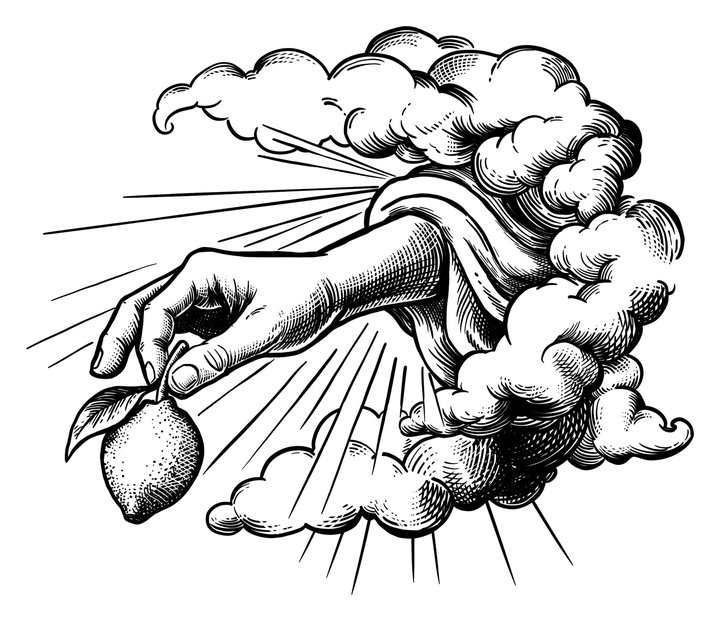
#> input picture img/05fe57c65532ad85f1f889045f1e649a.jpg, 720 x 621 px
$ python -i save_art.py   (imports and definitions only)
#> lines starting #> are read from the running program, lines starting #| are printed output that depends on the picture
"""Save strain art sent by the website script (Art.gs / ArtSave.gs) into the site.

The script drops pairs into incoming/:  <slug>-<time>.jpg  (the Drive picture)  +  <slug>-<time>.json  ({"name": ..., "image": ...})
For each pair this trims the white border, sizes it like the rest of the strain art (720 px max, 26 px white margin),
saves it as img/<md5>.jpg, adds the strain to IMG / EXT in assets/site.js, bumps the site.js cache-buster in every page,
and removes the pair from incoming/. It only ever ADDS art for a strain that has none: existing art is never replaced.
"""
import glob, hashlib, io, json, os, re, sys, time
from PIL import Image

ROOT = os.path.abspath(os.path.join(os.path.dirname(__file__), '..', '..'))
SITE = os.path.join(ROOT, 'assets', 'site.js')
MAX, PAD = 720, 26


def web_copy(path):
    im = Image.open(path)
#> im is the input picture: PIL image 720x621 RGB; min 0, max 255, mean 212.7
    if im.mode in ('RGBA', 'LA', 'P'):
        im = im.convert('RGBA'); bg = Image.new('RGB', im.size, 'white'); bg.paste(im, mask=im.split()[-1]); im = bg
    im = im.convert('RGB')
    box = im.convert('L').point(lambda x: 255 if x < 235 else 0).getbbox()
#> box = (26, 26, 694, 595)
    if box: im = im.crop(box)
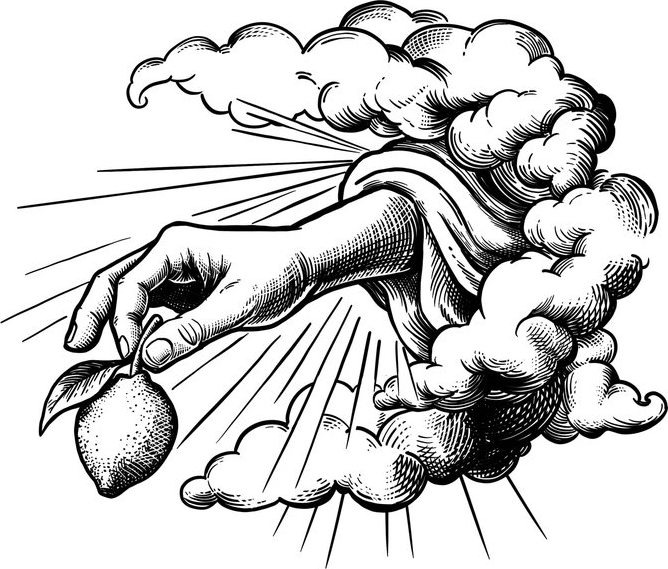
#> im: PIL image 668x569 RGB; min 0, max 255, mean 205.2
    im.thumbnail((MAX - 2 * PAD, MAX - 2 * PAD), Image.LANCZOS)
    out = Image.new('RGB', (im.width + 2 * PAD, im.height + 2 * PAD), 'white'); out.paste(im, (PAD, PAD))
#> after `out = Image.new('RGB', (im.width + 2 * PAD, im.height + 2 * PAD), 'whi`: out: PIL image 720x621 RGB; every value is 255
    b = io.BytesIO(); out.save(b, 'JPEG', quality=85, optimize=True, progressive=True)
    return b.getvalue(), out.size


def main():
    pairs = sorted(glob.glob(os.path.join(ROOT, 'incoming', '*.json')))
    if not pairs: print('Nothing in incoming/.'); return
    s = open(SITE, encoding='utf-8').read()
    img = json.loads(re.search(r'var IMG = (\{.*?\});', s).group(1))
    ext = json.loads(re.search(r'EXT = (\{[^}]*\})', s).group(1))
    saved, used = [], []
    for j in pairs:
        used.append(j)
        try:
            meta = json.load(open(j, encoding='utf-8'))
            name = str(meta.get('name', '')).strip()
            pic = os.path.join(ROOT, 'incoming', os.path.basename(meta.get('image', '')))
            used.append(pic)
            if not name or not os.path.isfile(pic): print('Skipped %s: missing name or picture' % os.path.basename(j)); continue
            if name in img: print('Skipped %s: already has art on the site' % name); continue
            data, size = web_copy(pic)
            h = hashlib.md5(data).hexdigest()
            open(os.path.join(ROOT, 'img', h + '.jpg'), 'wb').write(data)
            img[name] = ['/_blob/' + h, 'art']; ext[h] = '.jpg'
            saved.append(name); print('Saved %s -> img/%s.jpg %dx%d %d KB' % (name, h, size[0], size[1], len(data) // 1024))
        except Exception as e:
            print('Skipped %s: %s' % (os.path.basename(j), e))
    if saved:
        s = re.sub(r'var IMG = \{.*?\};', lambda m: 'var IMG = ' + json.dumps(img) + ';', s, count=1)
        s = re.sub(r'EXT = \{[^}]*\}', lambda m: 'EXT = ' + json.dumps(ext), s, count=1)
        open(SITE, 'w', encoding='utf-8').write(s)
        v = 'art' + time.strftime('%m%d%H%M')
        for html in glob.glob(os.path.join(ROOT, '**', '*.html'), recursive=True):
            t = open(html, encoding='utf-8').read(); t2 = re.sub(r'site\.js\?v=[A-Za-z0-9]+', 'site.js?v=' + v, t)
            if t2 != t: open(html, 'w', encoding='utf-8').write(t2)
    for f in used:
        if os.path.isfile(f): os.remove(f)
    with open(os.environ.get('GITHUB_OUTPUT', os.devnull), 'a') as o: o.write('saved=%s\n' % ', '.join(saved))


# [2 lines not run here, left out]

>>> result = web_copy('../../img/05fe57c65532ad85f1f889045f1e649a.jpg')

$ run again, on img/15640f779c4069462a5b5f29eb98d66e.jpg
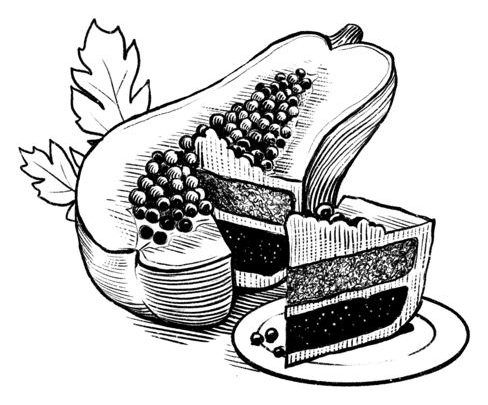
#> input picture img/15640f779c4069462a5b5f29eb98d66e.jpg, 488 x 405 px
#> in web_copy, im is the input picture: PIL image 488x405 RGB; min 0, max 255, mean 204.7
#> box = (16, 16, 471, 387)
#> in web_copy, `if box: im = im.crop(box)`:
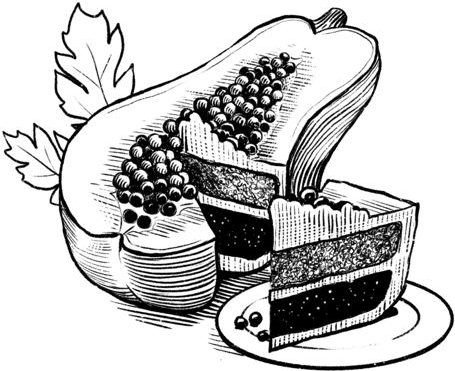
#> im: PIL image 455x371 RGB; min 0, max 255, mean 196.1
#> out: PIL image 507x423 RGB; every value is 255
#> in web_copy, `out.paste(im, (PAD, PAD))`:
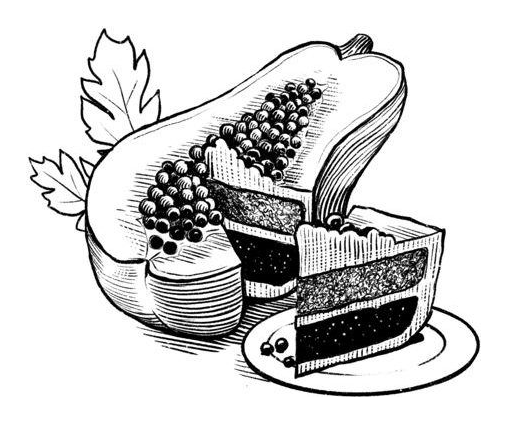
#> out: PIL image 507x423 RGB; min 0, max 255, mean 208.6

$ run again, on img/20c342c1f3c69de37d67387597859ddb.jpg
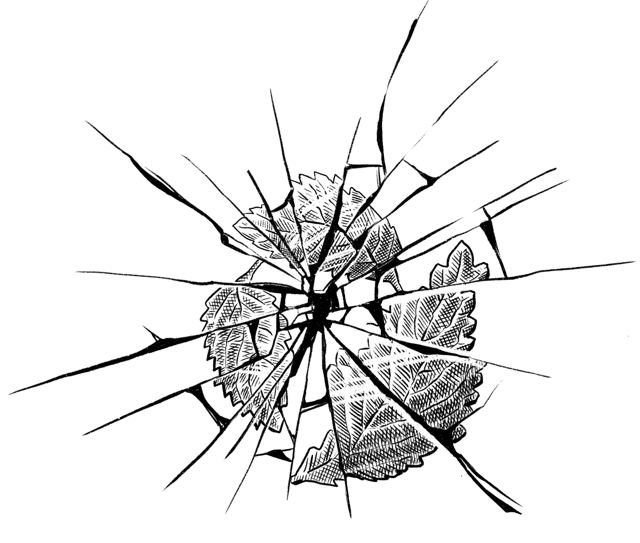
#> input picture img/20c342c1f3c69de37d67387597859ddb.jpg, 640 x 543 px
#> in web_copy, im is the input picture: PIL image 640x543 RGB; min 0, max 255, mean 231.8
#> box = (8, 0, 637, 520)
#> in web_copy, `if box: im = im.crop(box)`:
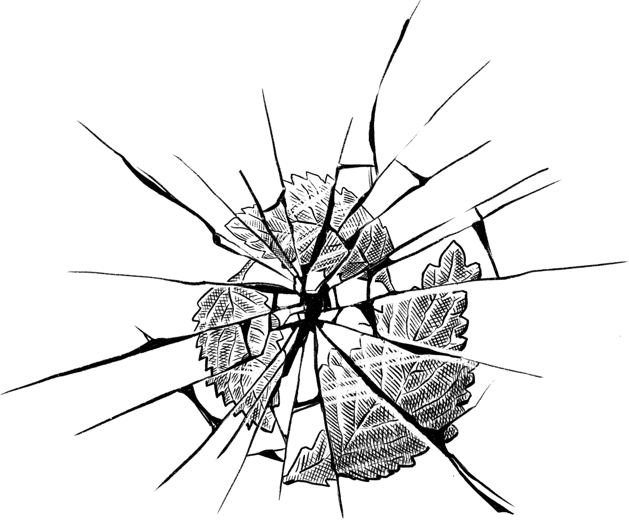
#> im: PIL image 629x520 RGB; min 0, max 255, mean 230.4
#> out: PIL image 681x572 RGB; every value is 255
#> in web_copy, `out.paste(im, (PAD, PAD))`:
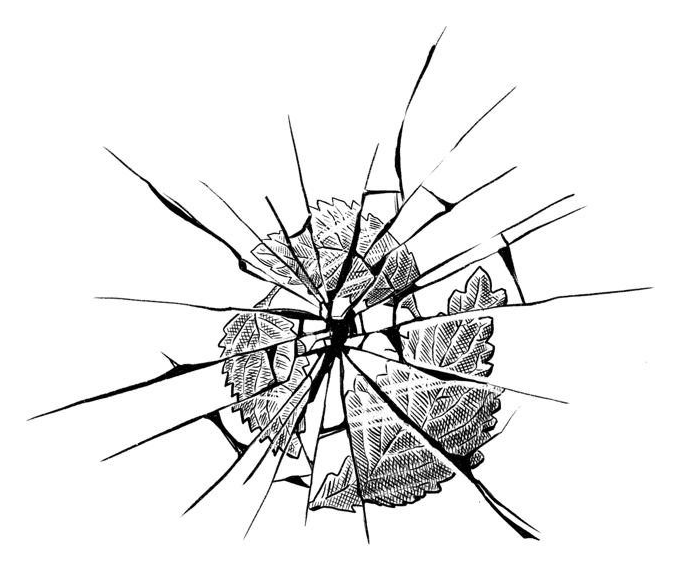
#> out: PIL image 681x572 RGB; min 0, max 255, mean 234.3

$ run again, on img/23060bd9b70d6c3d11ab6ce93714964b.jpg
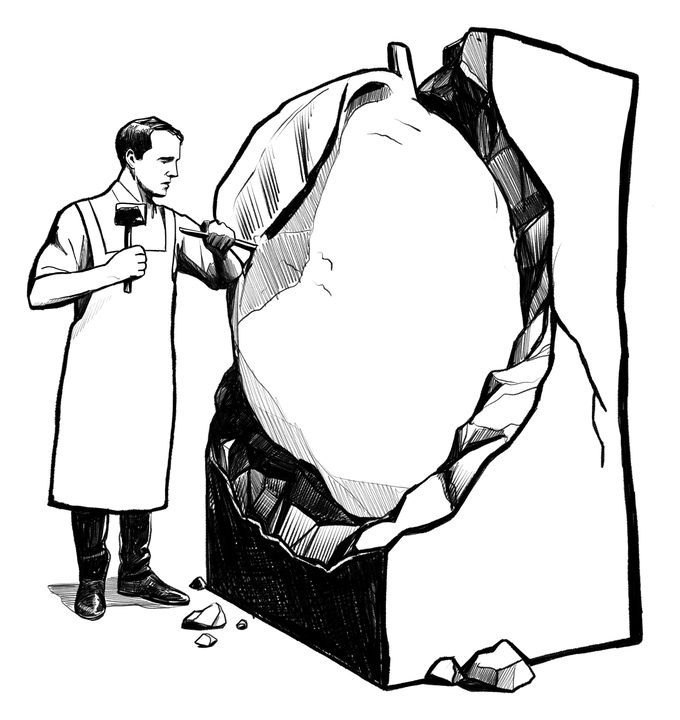
#> input picture img/23060bd9b70d6c3d11ab6ce93714964b.jpg, 680 x 720 px
#> in web_copy, im is the input picture: PIL image 680x720 RGB; min 0, max 255, mean 213.8
#> box = (26, 26, 644, 694)
#> in web_copy, `if box: im = im.crop(box)`:
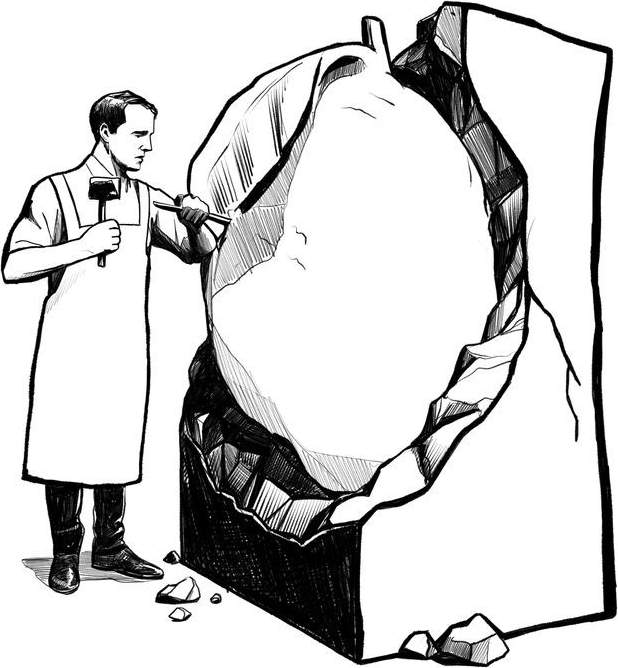
#> im: PIL image 618x668 RGB; min 0, max 255, mean 206.2
#> out: PIL image 670x720 RGB; every value is 255
#> in web_copy, `out.paste(im, (PAD, PAD))`:
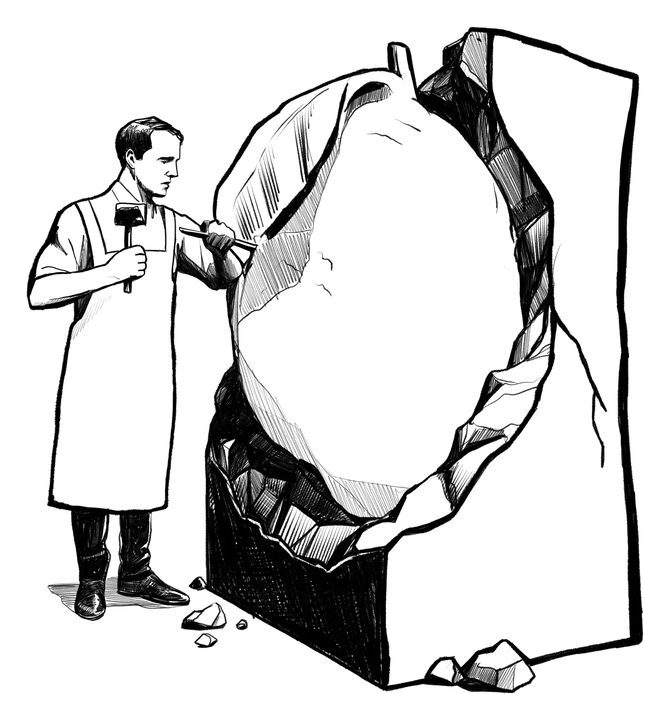
#> out: PIL image 670x720 RGB; min 0, max 255, mean 213.2
